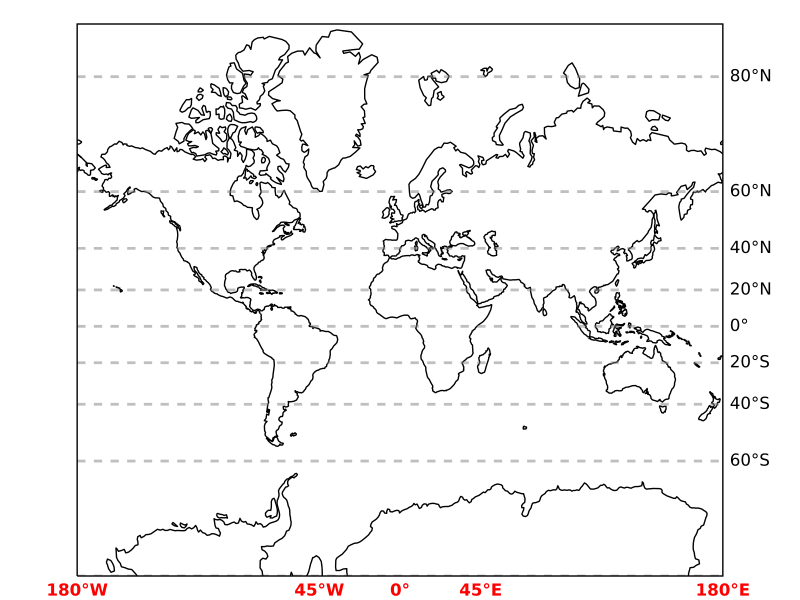

Generate this figure with Python:
import matplotlib.pyplot as plt
import matplotlib.ticker as mticker
import cartopy.crs as ccrs

from cartopy.mpl.gridliner import LONGITUDE_FORMATTER, LATITUDE_FORMATTER


ax = plt.axes(projection=ccrs.Mercator())
ax.coastlines()

gl = ax.gridlines(crs=ccrs.PlateCarree(), draw_labels=True,
                  linewidth=2, color='gray', alpha=0.5, linestyle='--')
gl.xlabels_top = False
gl.ylabels_left = False
gl.xlines = False
gl.xlocator = mticker.FixedLocator([-180, -45, 0, 45, 180])
gl.xformatter = LONGITUDE_FORMATTER
gl.yformatter = LATITUDE_FORMATTER
gl.xlabel_style = {'size': 15, 'color': 'gray'}
gl.xlabel_style = {'color': 'red', 'weight': 'bold'}

plt.show()
